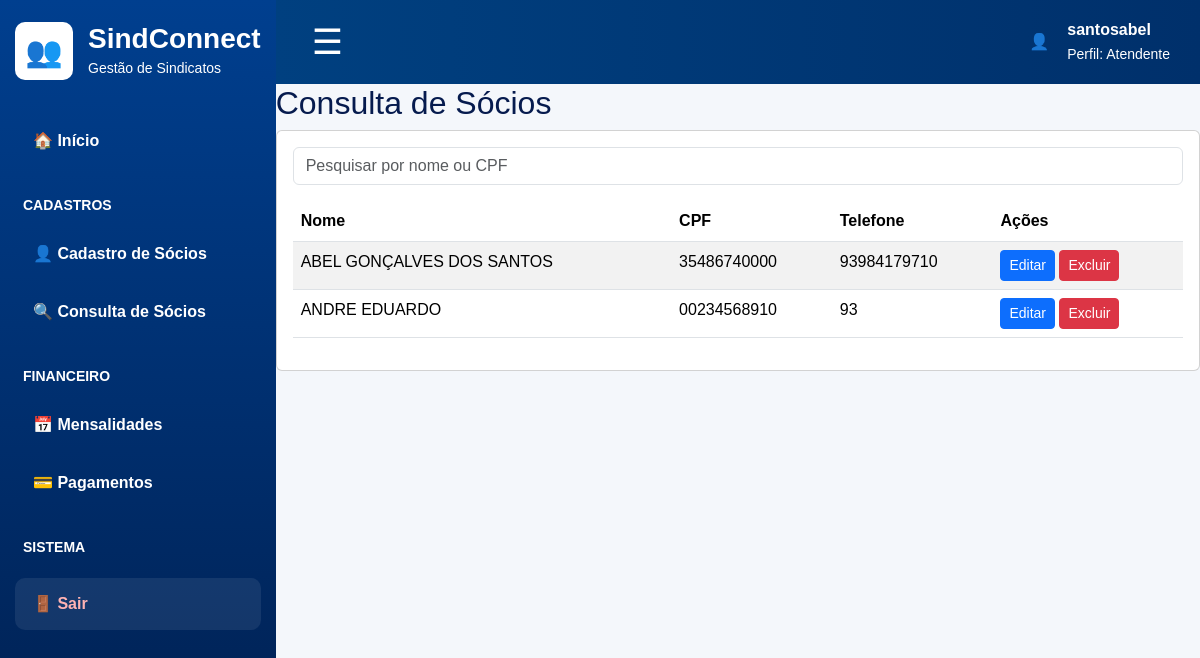
/atendente/consulta-socio/ (signed in), run on an earlier commit of the app's database.
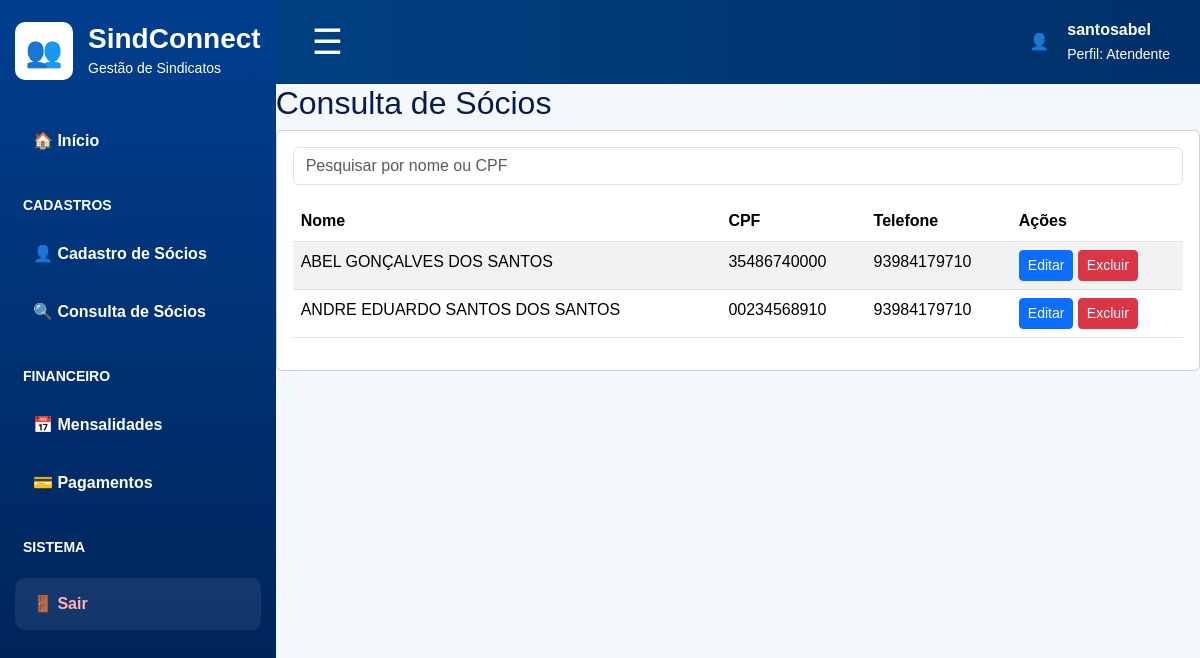
And on a later commit of the database.
### app/models.py (models this page shows, shortened)
class Socio(models.Model):
    SEXO_CHOICES = [
        ('M', 'Masculino'),
        ('F', 'Feminino'),
        ('O', 'Outro'),
    ]
    nome = models.CharField(max_length=150)
    cpf = models.CharField(max_length=14, unique=True)
    rg = models.CharField(max_length=20, blank=True, null=True)
    data_nascimento = models.DateField()
    sexo = models.CharField(max_length=1, choices=SEXO_CHOICES)
    endereco = models.CharField(max_length=200)
    telefone = models.CharField(max_length=20)
    email = models.EmailField(blank=True, null=True)
    cargo_funcao = models.CharField(max_length=100)
    data_filiacao = models.DateField()
    documentos = models.TextField(blank=True, null=True)
    criado_em = models.DateTimeField(auto_now_add=True)

### app/views.py (the view)
# urls.py: path('atendente/consulta-socio/',views.consulta_socio,name='consulta_socio'),
@login_required
def consulta_socio(request):
    pesquisa = request.GET.get('q')
    socios = Socio.objects.all()
    if pesquisa:
        socios = socios.filter(
            Q(nome__icontains=pesquisa) |
            Q(cpf__icontains=pesquisa)
        )
    return render(
        request,
        'consulta_socio.html',
        {
            'socios': socios
        }
    )

### templates/consulta_socio.html
{% extends 'base_atendente.html' %}
{% block conteudo %}
<h2>Consulta de Sócios</h2>
<div class="card">
    <div class="card-body">
        <input
            type="text"
            class="form-control mb-3"
            placeholder="Pesquisar por nome ou CPF">
        <table class="table table-striped">
            <thead>
                <tr>
                    <th>Nome</th>
                    <th>CPF</th>
                    <th>Telefone</th>
                    <th>Ações</th>
                </tr>
            </thead>
            <tbody>
                {% for socio in socios %}
                <tr>
                    <td>{{ socio.nome }}</td>
                    <td>{{ socio.cpf }}</td>
                    <td>{{ socio.telefone }}</td>
                    <td>
                        <button class="btn btn-primary btn-sm">
                            Editar
                        </button>
                        <button class="btn btn-danger btn-sm">
                            Excluir
                        </button>
                    </td>
                </tr>
                {% endfor %}
            </tbody>
        </table>
    </div>
</div>
{% endblock %}

What changed in the data, as far as the page shows it:
changed Socio: nome "ANDRE EDUARDO" → "ANDRE EDUARDO SANTOS DOS SANTOS"; telefone "93" → "93984179710"
